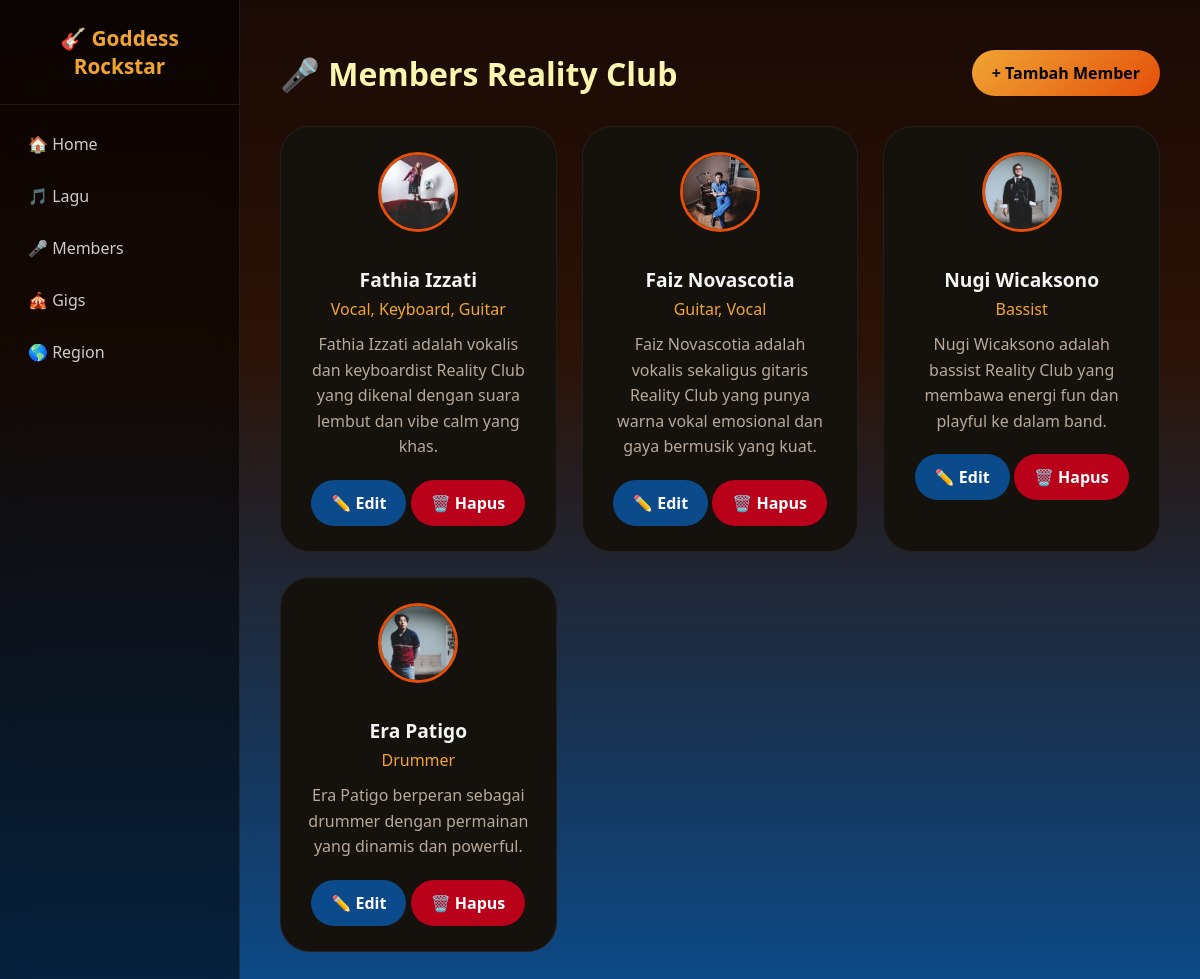
/members.php, run on the app's committed database.
### tables this page shows
CREATE TABLE `members` (
  `id_member` int(11) NOT NULL,
  `nama` varchar(100) NOT NULL,
  `role` varchar(50) NOT NULL,
  `bio` text DEFAULT NULL,
  `foto_url` varchar(255) DEFAULT NULL
);

### members.php (the view, shortened to what this page needs)
<?php
include 'koneksi.php';
$members = mysqli_fetch_all(mysqli_query($conn, "SELECT * FROM members"), MYSQLI_ASSOC);
?>
<!DOCTYPE html>
<html lang="id">
<head>
    <link rel="stylesheet" href="style.css">
</head>
<body>
<div class="layout">
    <aside class="sidebar">
        <div class="sidebar-brand">🎸 Goddess<br>Rockstar</div>
        <nav class="sidebar-nav">
            <a href="index.php">🏠 Home</a>
            <a href="lagu.php">🎵 Lagu</a>
            <a href="members.php">🎤 Members</a>
            <a href="gigs.php">🎪 Gigs</a>
            <a href="region.php">🌎 Region</a>
        </nav>
    </aside>
    <main class="main-content">
<div class="container">
    <div class="page-header">
        <h2>🎤 Members Reality Club</h2>
        <a href="tambah_member.php" class="btn btn-add">+ Tambah Member</a>
    </div>
    <div class="member-grid">
        <?php foreach ($members as $m): ?>
        <div class="member-card">
            <div class="member-avatar">
                <?php if (!empty($m['foto_url'])): ?>
                    <img src="<?= htmlspecialchars($m['foto_url']) ?>" alt="<?= htmlspecialchars($m['nama']) ?>">
                <?php else: ?>
                    🎵
                <?php endif; ?>
    </div>
            <div class="member-name"><?= htmlspecialchars($m['nama']) ?></div>
            <div class="member-role"><?= htmlspecialchars($m['role']) ?></div>
            <div class="member-bio"><?= htmlspecialchars($m['bio']) ?></div>
            <div class="member-actions">
                <a href="edit_member.php?id=<?= $m['id_member'] ?>" class="btn btn-edit">✏️ Edit</a>
                <a href="hapus_member.php?id=<?= $m['id_member'] ?>"
                   class="btn btn-delete"
                   onclick="return confirm('Yakin hapus member ini?')">🗑️ Hapus</a>
            </div>
        </div>
        <?php endforeach; ?>
    </div>
</div>
</body>
</html>

### style.css (style rules this page uses)
:root { --cream:#FCF5AF; --yellow:#F0A533; --orange:#E44F0A; --red:#BA011A; --blue:#0B4B8B; --black:#000000; --card:#15110d; --card2:#1d1712; --text:#f5f5f5; --muted:#b8a99a; --sidebar-w:240px; }
* { margin:0; padding:0; box-sizing:border-box; }
html { scroll-behavior:smooth; }
body { font-family:'Segoe UI',sans-serif; color:var(--text); min-height:100vh; overflow-x:hidden; background: linear-gradient(180deg, #1a0a05 0%, #2b1206 35%, #0B4B8B 100%); }
.layout { display:flex; min-height:100vh; }
.sidebar { width:var(--sidebar-w); flex-shrink:0; background:rgba(0,0,0,.55); backdrop-filter:blur(12px); border-right:1px solid rgba(255,255,255,.08); padding:24px 0; position:fixed; top:0; left:0; bottom:0; display:flex; flex-direction:column; }
.sidebar-brand { font-size:1.3rem; font-weight:800; color:var(--yellow); text-align:center; padding:0 16px 24px; border-bottom:1px solid rgba(255,255,255,.08); margin-bottom:16px; }
.sidebar-nav { display:flex; flex-direction:column; gap:6px; padding:0 12px; }
.sidebar-nav a { color:#ccc; text-decoration:none; padding:12px 16px; border-radius:12px; font-weight:500; transition:.25s; }
.main-content { margin-left:var(--sidebar-w); width:100%; }
.container { max-width:1200px; margin:auto; padding:50px 40px; }
.page-header { display:flex; justify-content:space-between; align-items:center; margin-bottom:30px; }
.page-header h2 { font-size:2rem; color:var(--cream); }
.member-grid { display:grid; grid-template-columns:repeat(auto-fill,minmax(260px,1fr)); gap:25px; }
.member-card { background:var(--card); border-radius:30px; padding:25px; text-align:center; border:1px solid rgba(255,255,255,.06); transition:.35s; }
.member-avatar { font-size:4rem; margin-bottom:15px; }
.member-name { font-size:1.2rem; font-weight:700; margin-bottom:5px; }
.member-role { color:var(--yellow); margin-bottom:12px; }
.member-bio { color:var(--muted); line-height:1.6; margin-bottom:20px; }
.btn { border:none; text-decoration:none; border-radius:999px; padding:12px 20px; cursor:pointer; transition:.3s; font-weight:600; display:inline-block; }
.btn-add { background:linear-gradient(135deg, var(--yellow), var(--orange)); color:black; }
.btn-edit { background:var(--blue); color:white; }
.btn-delete { background:var(--red); color:white; }
.member-avatar img, .showcase-avatar img { width:80px; height:80px; border-radius:50%; object-fit:cover; border:3px solid var(--orange); }

### data on the page
members: shows a picture, nama "Fathia Izzati", role "Vocal, Keyboard, Guitar", bio "Fathia Izzati adalah vokalis dan keyboardist Reality Club yang dikenal dengan suara lembut dan vibe calm yang khas."
members: shows a picture, nama "Faiz Novascotia", role "Guitar, Vocal", bio "Faiz Novascotia adalah vokalis sekaligus gitaris Reality Club yang punya warna vokal emosional dan gaya bermusik yang kuat."
members: shows a picture, nama "Nugi Wicaksono", role "Bassist", bio "Nugi Wicaksono adalah bassist Reality Club yang membawa energi fun dan playful ke dalam band."
members: shows a picture, nama "Era Patigo", role "Drummer", bio "Era Patigo berperan sebagai drummer dengan permainan yang dinamis dan powerful."
